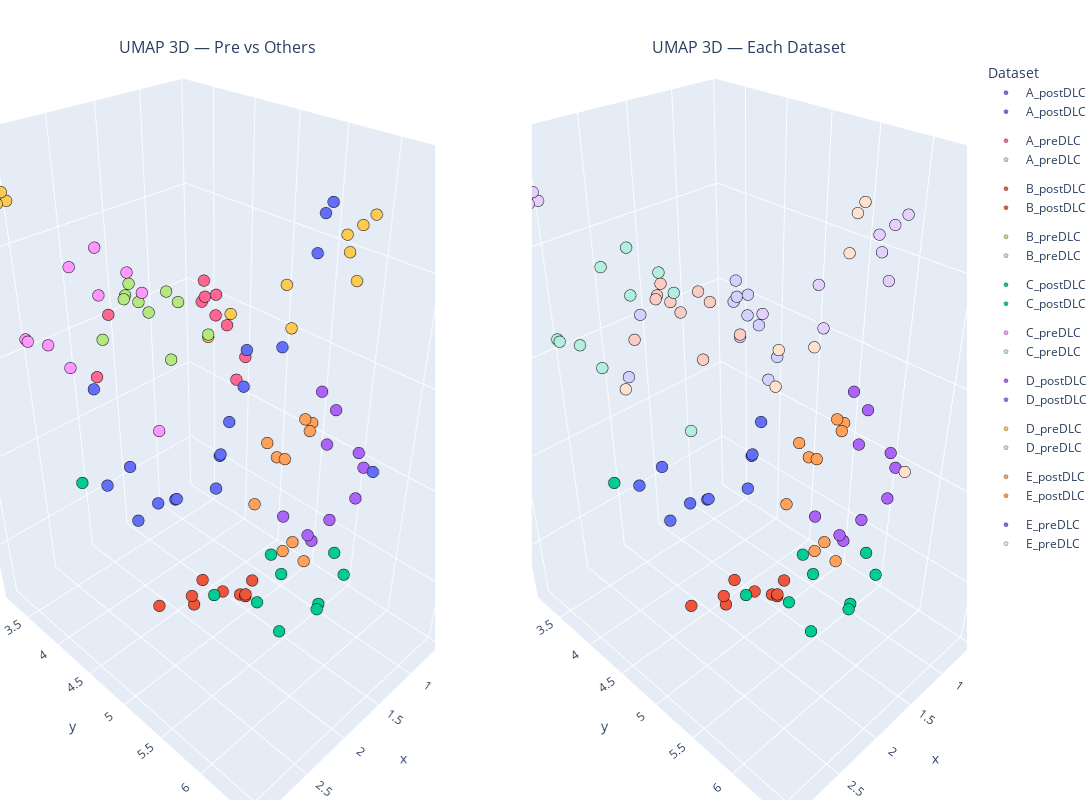

Notebook code cell kept with this figure:
### Code cell
### UMAP PLOT
import plotly.colors as pc
umap_plot_df["DatasetName"] = umap_plot_df["Dataset"].map(dataset_label_map)
umap_plot_df["MouseName"]   = umap_plot_df["Mouse"].map(mouse_label_map)

# 1. Define your base groups (e.g., B, C, E, etc.)
base_groups = []
for name in umap_plot_df["DatasetName"].unique():
    # Extract base group (e.g., "B" from "B_pre" or "B_post")
    base = name.split()[0] if " " in name else name.split("_")[0]
    if base not in base_groups:
        base_groups.append(base)

# 2. Assign a color to each base group
palette = px.colors.qualitative.Plotly
base_color_map = {base: palette[i % len(palette)] for i, base in enumerate(base_groups)}

# 3. Build a color map with lighter shade for "pre", normal for "post"
def lighten_color(hex_color, factor=0.5):
    rgb = pc.hex_to_rgb(hex_color)
    light_rgb = tuple(int(255 - (255 - c) * factor) for c in rgb)
    return pc.label_rgb(light_rgb)

color_map = {}
for name in umap_plot_df["DatasetName"].unique():
    base = name.split()[0] if " " in name else name.split("_")[0]
    base_color = base_color_map[base]
    if "pre" in name.lower():
        color_map[name] = lighten_color(base_color, 0.3)  # lighter shade
    else:
        color_map[name] = base_color  # normal shade

fixed_grey = "#7f7f7f"
color_map_left = color_map.copy()
for k in color_map_left:
    if "pre" in k.lower():
        color_map_left[k] = fixed_grey

# --- Build the two px figures using the SAME color map ---
fig_left = px.scatter_3d(
    umap_plot_df,
    x="UMAP1", y="UMAP2", z="UMAP3",
    color="DatasetName",
    hover_name="MouseName",
    hover_data={"Dataset": True, "Mouse": True},
    title="UMAP 3D — Pre vs Others",
    color_discrete_map={"Pre": fixed_grey, **{k: v for k, v in color_map.items() if "pre" not in k.lower()}}
)
fig_left.update_traces(marker=dict(size=4, line=dict(width=0.3, color='black')),
                       selector=dict(mode='markers'))

fig_right = px.scatter_3d(
    umap_plot_df,
    x="UMAP1", y="UMAP2", z="UMAP3",
    color="DatasetName",
    hover_name="MouseName",
    hover_data={"Dataset": True, "Mouse": True},
    title="UMAP 3D — Each Dataset",
    color_discrete_map=color_map
)
fig_right.update_traces(marker=dict(size=4, line=dict(width=0.3, color='black')),
                        selector=dict(mode='markers'))

# --- Put them side by side with shared legend ---
combo = make_subplots(rows=1, cols=2,
                      specs=[[{"type": "scene"}, {"type": "scene"}]],
                      subplot_titles=(fig_left.layout.title.text, fig_right.layout.title.text))

for tr in fig_left.data:
    combo.add_trace(tr, row=1, col=1)
for tr in fig_right.data:
    combo.add_trace(tr, row=1, col=2)

# Layout tweaks: one legend, equal aspect, tidy margins
combo.update_layout(
    showlegend=True,
    legend=dict(title="Dataset", orientation="v"),
    scene=dict(aspectmode="data"),
    scene2=dict(aspectmode="data"),
    margin=dict(l=0, r=0, t=60, b=0),
    height=800, width=1600
)

combo.show()
# combo.write_html("umap_plot_full_features.html")

### Figure 1 — Plotly figure (JSON) as saved in the notebook; plotly's stock layout.template omitted (floating-point values rounded to 4 significant figures)
{"data": [{"customdata": [[0, 0], [0, 10], [0, 21], [0, 32], [0, 43], [0, 45], [0, 46], [0, 47], [0, 48], [0, 49]], "hovertemplate": "<b>%{hovertext}</b><br><br>DatasetName=A_postDLC<br>UMAP1=%{x}<br>UMAP2=%{y}<br>UMAP3=%{z}<br>Dataset=%{customdata[0]}<br>Mouse=%{customdata[1]}<extra></extra>", "hovertext": ["mouse10_left", "mouse1_left", "mouse2_left", "mouse3_left", "mouse4_left", "mouse5_left", "mouse6_left", "mouse7_left", "mouse8_left", "mouse9_left"], "legendgroup": "A_postDLC", "marker": {"color": "#636EFA", "line": {"color": "black", "width": 0.3}, "size": 4, "symbol": "circle"}, "mode": "markers", "name": "A_postDLC", "scene": "scene", "showlegend": true, "type": "scatter3d", "x": [2.879, 2.848, 1.227, 2.43, 1.531, 2.154, 2.313, 1.498, 2.528, 2.141], "y": [4.697, 5.024, 4.449, 4.782, 4.636, 5.202, 4.887, 4.593, 4.556, 4.677], "z": [12.53, 12.34, 12.22, 12.13, 12.1, 12.37, 12.17, 12.04, 12.45, 11.94]}, {"customdata": [[1, 0], [1, 10], [1, 21], [1, 32], [1, 43], [1, 45], [1, 46], [1, 47], [1, 48], [1, 49]], "hovertemplate": "<b>%{hovertext}</b><br><br>DatasetName=A_preDLC<br>UMAP1=%{x}<br>UMAP2=%{y}<br>UMAP3=%{z}<br>Dataset=%{customdata[0]}<br>Mouse=%{customdata[1]}<extra></extra>", "hovertext": ["mouse10_left", "mouse1_left", "mouse2_left", "mouse3_left", "mouse4_left", "mouse5_left", "mouse6_left", "mouse7_left", "mouse8_left", "mouse9_left"], "legendgroup": "A_preDLC", "marker": {"color": "#FF6692", "line": {"color": "black", "width": 0.3}, "size": 4, "symbol": "circle"}, "mode": "markers", "name": "A_preDLC", "scene": "scene", "showlegend": true, "type": "scatter3d", "x": [0.9603, 2.466, 0.6948, 0.9117, 0.6955, 0.5592, 0.7834, 0.6614, 2.546, 0.5649], "y": [4.281, 4.342, 4.145, 3.952, 3.892, 3.604, 3.676, 3.504, 4.232, 3.438], "z": [12.5, 13.78, 12.58, 13.05, 12.83, 13.01, 13.1, 12.94, 13.2, 13.11]}, {"customdata": [[2, 1], [2, 2], [2, 3], [2, 4], [2, 5], [2, 6], [2, 7], [2, 8], [2, 9], [2, 11]], "hovertemplate": "<b>%{hovertext}</b><br><br>DatasetName=B_postDLC<br>UMAP1=%{x}<br>UMAP2=%{y}<br>UMAP3=%{z}<br>Dataset=%{customdata[0]}<br>Mouse=%{customdata[1]}<extra></extra>", "hovertext": ["mouse11_left", "mouse12_left", "mouse13_left", "mouse14_left", "mouse15_left", "mouse16_left", "mouse17_left", "mouse18_left", "mouse19_left", "mouse20_left"], "legendgroup": "B_postDLC", "marker": {"color": "#EF553B", "line": {"color": "black", "width": 0.3}, "size": 4, "symbol": "circle"}, "mode": "markers", "name": "B_postDLC", "scene": "scene", "showlegend": true, "type": "scatter3d", "x": [2.516, 2.251, 2.762, 1.667, 1.491, 2.092, 1.537, 2.319, 1.574, 1.802], "y": [4.828, 5.01, 5.664, 5.117, 4.881, 5.225, 4.996, 5.056, 5.03, 5.319], "z": [10.98, 10.94, 12.07, 10.73, 10.43, 11.15, 10.52, 11.13, 10.57, 11.15]}, {"customdata": [[3, 1], [3, 2], [3, 3], [3, 4], [3, 5], [3, 6], [3, 7], [3, 8], [3, 9], [3, 11]], "hovertemplate": "<b>%{hovertext}</b><br><br>DatasetName=B_preDLC<br>UMAP1=%{x}<br>UMAP2=%{y}<br>UMAP3=%{z}<br>Dataset=%{customdata[0]}<br>Mouse=%{customdata[1]}<extra></extra>", "hovertext": ["mouse11_left", "mouse12_left", "mouse13_left", "mouse14_left", "mouse15_left", "mouse16_left", "mouse17_left", "mouse18_left", "mouse19_left", "mouse20_left"], "legendgroup": "B_preDLC", "marker": {"color": "#B6E880", "line": {"color": "black", "width": 0.3}, "size": 4, "symbol": "circle"}, "mode": "markers", "name": "B_preDLC", "scene": "scene", "showlegend": true, "type": "scatter3d", "x": [1.875, 1.859, 1.833, 1.709, 2.151, 1.857, 2.129, 1.742, 2.175, 1.523], "y": [4.354, 3.777, 4.446, 4.198, 5.12, 4.1, 3.789, 3.653, 4.251, 3.565], "z": [13.77, 13.49, 13.7, 13.0, 13.79, 13.48, 13.2, 13.44, 13.91, 13.27]}, {"customdata": [[4, 12], [4, 13], [4, 14], [4, 15], [4, 16], [4, 17], [4, 18], [4, 19], [4, 20], [4, 22]], "hovertemplate": "<b>%{hovertext}</b><br><br>DatasetName=C_postDLC<br>UMAP1=%{x}<br>UMAP2=%{y}<br>UMAP3=%{z}<br>Dataset=%{customdata[0]}<br>Mouse=%{customdata[1]}<extra></extra>", "hovertext": ["mouse21_left", "mouse22_left", "mouse23_left", "mouse24_left", "mouse25_left", "mouse26_left", "mouse27_left", "mouse28_left", "mouse29_left", "mouse30_left"], "legendgroup": "C_postDLC", "marker": {"color": "#00CC96", "line": {"color": "black", "width": 0.3}, "size": 4, "symbol": "circle"}, "mode": "markers", "name": "C_postDLC", "scene": "scene", "showlegend": true, "type": "scatter3d", "x": [2.084, 2.406, 1.949, 2.24, 2.054, 2.297, 2.153, 2.544, 1.955, 3.053], "y": [6.278, 5.921, 6.408, 6.018, 6.371, 6.077, 5.829, 5.571, 6.196, 4.606], "z": [11.7, 11.75, 12.08, 12.02, 12.36, 11.45, 12.05, 11.68, 11.61, 12.6]}, {"customdata": [[5, 12], [5, 13], [5, 14], [5, 15], [5, 16], [5, 17], [5, 18], [5, 19], [5, 20], [5, 22]], "hovertemplate": "<b>%{hovertext}</b><br><br>DatasetName=C_preDLC<br>UMAP1=%{x}<br>UMAP2=%{y}<br>UMAP3=%{z}<br>Dataset=%{customdata[0]}<br>Mouse=%{customdata[1]}<extra></extra>", "hovertext": ["mouse21_left", "mouse22_left", "mouse23_left", "mouse24_left", "mouse25_left", "mouse26_left", "mouse27_left", "mouse28_left", "mouse29_left", "mouse30_left"], "legendgroup": "C_preDLC", "marker": {"color": "#FF97FF", "line": {"color": "black", "width": 0.3}, "size": 4, "symbol": "circle"}, "mode": "markers", "name": "C_preDLC", "scene": "scene", "showlegend": true, "type": "scatter3d", "x": [2.903, 2.555, 2.805, 2.72, 2.857, 2.329, 2.83, 2.547, 2.677, 2.925], "y": [4.129, 4.709, 4.25, 4.577, 3.738, 4.72, 4.405, 4.857, 4.519, 3.88], "z": [13.6, 14.29, 13.41, 14.12, 13.48, 12.8, 14.32, 14.18, 14.45, 13.54]}, {"customdata": [[6, 23], [6, 24], [6, 25], [6, 26], [6, 27], [6, 28], [6, 29], [6, 30], [6, 31], [6, 33]], "hovertemplate": "<b>%{hovertext}</b><br><br>DatasetName=D_postDLC<br>UMAP1=%{x}<br>UMAP2=%{y}<br>UMAP3=%{z}<br>Dataset=%{customdata[0]}<br>Mouse=%{customdata[1]}<extra></extra>", "hovertext": ["mouse31_left", "mouse32_left", "mouse33_left", "mouse34_left", "mouse35_left", "mouse36_left", "mouse37_left", "mouse38_left", "mouse39_left", "mouse40_left"], "legendgroup": "D_postDLC", "marker": {"color": "#AB63FA", "line": {"color": "black", "width": 0.3}, "size": 4, "symbol": "circle"}, "mode": "markers", "name": "D_postDLC", "scene": "scene", "showlegend": true, "type": "scatter3d", "x": [1.293, 0.9788, 1.358, 1.255, 1.277, 1.164, 1.245, 1.535, 0.9154, 1.04], "y": [5.56, 5.769, 5.576, 5.689, 5.742, 5.559, 5.539, 5.424, 5.792, 5.828], "z": [13.1, 12.42, 11.59, 12.96, 11.82, 12.5, 11.42, 11.83, 12.24, 11.98]}, {"customdata": [[7, 23], [7, 24], [7, 25], [7, 26], [7, 27], [7, 28], [7, 29], [7, 30], [7, 31], [7, 33], [7, 35], [7, 44]], "hovertemplate": "<b>%{hovertext}</b><br><br>DatasetName=D_preDLC<br>UMAP1=%{x}<br>UMAP2=%{y}<br>UMAP3=%{z}<br>Dataset=%{customdata[0]}<br>Mouse=%{customdata[1]}<extra></extra>", "hovertext": ["mouse31_left", "mouse32_left", "mouse33_left", "mouse34_left", "mouse35_left", "mouse36_left", "mouse37_left", "mouse38_left", "mouse39_left", "mouse40_left", "mouse42_left", "mouse50_left"], "legendgroup": "D_preDLC", "marker": {"color": "#FECB52", "line": {"color": "black", "width": 0.3}, "size": 4, "symbol": "circle"}, "mode": "markers", "name": "D_preDLC", "scene": "scene", "showlegend": true, "type": "scatter3d", "x": [2.573, 1.569, 0.9474, 2.566, 1.072, 1.674, 0.827, 0.7728, 0.99, 2.636, 1.437, 1.687], "y": [3.215, 4.522, 5.422, 3.264, 5.551, 5.519, 5.474, 5.548, 5.58, 3.233, 5.253, 4.9], "z": [14.49, 13.3, 14.3, 14.43, 14.24, 13.81, 14.36, 14.45, 13.98, 14.41, 13.99, 13.7]}, {"customdata": [[8, 34], [8, 35], [8, 36], [8, 37], [8, 38], [8, 39], [8, 40], [8, 41], [8, 42], [8, 44]], "hovertemplate": "<b>%{hovertext}</b><br><br>DatasetName=E_postDLC<br>UMAP1=%{x}<br>UMAP2=%{y}<br>UMAP3=%{z}<br>Dataset=%{customdata[0]}<br>Mouse=%{customdata[1]}<extra></extra>", "hovertext": ["mouse41_left", "mouse42_left", "mouse43_left", "mouse44_left", "mouse45_left", "mouse46_left", "mouse47_left", "mouse48_left", "mouse49_left", "mouse50_left"], "legendgroup": "E_postDLC", "marker": {"color": "#FFA15A", "line": {"color": "black", "width": 0.3}, "size": 4, "symbol": "circle"}, "mode": "markers", "name": "E_postDLC", "scene": "scene", "showlegend": true, "type": "scatter3d", "x": [2.083, 2.378, 2.705, 2.237, 2.642, 2.066, 1.913, 2.623, 1.956, 2.636], "y": [5.783, 6.106, 6.402, 6.197, 6.074, 6.016, 5.533, 6.416, 5.995, 6.535], "z": [12.97, 13.28, 12.83, 13.49, 13.01, 13.42, 12.88, 12.86, 13.33, 12.77]}, {"customdata": [[9, 34], [9, 36], [9, 37], [9, 38], [9, 39], [9, 40], [9, 41], [9, 42]], "hovertemplate": "<b>%{hovertext}</b><br><br>DatasetName=E_preDLC<br>UMAP1=%{x}<br>UMAP2=%{y}<br>UMAP3=%{z}<br>Dataset=%{customdata[0]}<br>Mouse=%{customdata[1]}<extra></extra>", "hovertext": ["mouse41_left", "mouse43_left", "mouse44_left", "mouse45_left", "mouse46_left", "mouse47_left", "mouse48_left", "mouse49_left"], "legendgroup": "E_preDLC", "marker": {"color": "#636efa", "line": {"color": "black", "width": 0.3}, "size": 4, "symbol": "circle"}, "mode": "markers", "name": "E_preDLC", "scene": "scene", "showlegend": true, "type": "scatter3d", "x": [1.59, 1.828, 1.879, 1.669, 2.578, 1.052, 2.135, 1.449], "y": [5.754, 5.836, 5.26, 5.758, 4.217, 4.463, 5.83, 6.233], "z": [14.83, 14.56, 13.6, 14.77, 13.09, 12.54, 13.96, 12.73]}, {"customdata": [[0, 0], [0, 10], [0, 21], [0, 32], [0, 43], [0, 45], [0, 46], [0, 47], [0, 48], [0, 49]], "hovertemplate": "<b>%{hovertext}</b><br><br>DatasetName=A_postDLC<br>UMAP1=%{x}<br>UMAP2=%{y}<br>UMAP3=%{z}<br>Dataset=%{customdata[0]}<br>Mouse=%{customdata[1]}<extra></extra>", "hovertext": ["mouse10_left", "mouse1_left", "mouse2_left", "mouse3_left", "mouse4_left", "mouse5_left", "mouse6_left", "mouse7_left", "mouse8_left", "mouse9_left"], "legendgroup": "A_postDLC", "marker": {"color": "#636EFA", "line": {"color": "black", "width": 0.3}, "size": 4, "symbol": "circle"}, "mode": "markers", "name": "A_postDLC", "scene": "scene2", "showlegend": true, "type": "scatter3d", "x": [2.879, 2.848, 1.227, 2.43, 1.531, 2.154, 2.313, 1.498, 2.528, 2.141], "y": [4.697, 5.024, 4.449, 4.782, 4.636, 5.202, 4.887, 4.593, 4.556, 4.677], "z": [12.53, 12.34, 12.22, 12.13, 12.1, 12.37, 12.17, 12.04, 12.45, 11.94]}, {"customdata": [[1, 0], [1, 10], [1, 21], [1, 32], [1, 43], [1, 45], [1, 46], [1, 47], [1, 48], [1, 49]], "hovertemplate": "<b>%{hovertext}</b><br><br>DatasetName=A_preDLC<br>UMAP1=%{x}<br>UMAP2=%{y}<br>UMAP3=%{z}<br>Dataset=%{customdata[0]}<br>Mouse=%{customdata[1]}<extra></extra>", "hovertext": ["mouse10_left", "mouse1_left", "mouse2_left", "mouse3_left", "mouse4_left", "mouse5_left", "mouse6_left", "mouse7_left", "mouse8_left", "mouse9_left"], "legendgroup": "A_preDLC", "marker": {"color": "rgb(208, 211, 253)", "line": {"color": "black", "width": 0.3}, "size": 4, "symbol": "circle"}, "mode": "markers", "name": "A_preDLC", "scene": "scene2", "showlegend": true, "type": "scatter3d", "x": [0.9603, 2.466, 0.6948, 0.9117, 0.6955, 0.5592, 0.7834, 0.6614, 2.546, 0.5649], "y": [4.281, 4.342, 4.145, 3.952, 3.892, 3.604, 3.676, 3.504, 4.232, 3.438], "z": [12.5, 13.78, 12.58, 13.05, 12.83, 13.01, 13.1, 12.94, 13.2, 13.11]}, {"customdata": [[2, 1], [2, 2], [2, 3], [2, 4], [2, 5], [2, 6], [2, 7], [2, 8], [2, 9], [2, 11]], "hovertemplate": "<b>%{hovertext}</b><br><br>DatasetName=B_postDLC<br>UMAP1=%{x}<br>UMAP2=%{y}<br>UMAP3=%{z}<br>Dataset=%{customdata[0]}<br>Mouse=%{customdata[1]}<extra></extra>", "hovertext": ["mouse11_left", "mouse12_left", "mouse13_left", "mouse14_left", "mouse15_left", "mouse16_left", "mouse17_left", "mouse18_left", "mouse19_left", "mouse20_left"], "legendgroup": "B_postDLC", "marker": {"color": "#EF553B", "line": {"color": "black", "width": 0.3}, "size": 4, "symbol": "circle"}, "mode": "markers", "name": "B_postDLC", "scene": "scene2", "showlegend": true, "type": "scatter3d", "x": [2.516, 2.251, 2.762, 1.667, 1.491, 2.092, 1.537, 2.319, 1.574, 1.802], "y": [4.828, 5.01, 5.664, 5.117, 4.881, 5.225, 4.996, 5.056, 5.03, 5.319], "z": [10.98, 10.94, 12.07, 10.73, 10.43, 11.15, 10.52, 11.13, 10.57, 11.15]}, {"customdata": [[3, 1], [3, 2], [3, 3], [3, 4], [3, 5], [3, 6], [3, 7], [3, 8], [3, 9], [3, 11]], "hovertemplate": "<b>%{hovertext}</b><br><br>DatasetName=B_preDLC<br>UMAP1=%{x}<br>UMAP2=%{y}<br>UMAP3=%{z}<br>Dataset=%{customdata[0]}<br>Mouse=%{customdata[1]}<extra></extra>", "hovertext": ["mouse11_left", "mouse12_left", "mouse13_left", "mouse14_left", "mouse15_left", "mouse16_left", "mouse17_left", "mouse18_left", "mouse19_left", "mouse20_left"], "legendgroup": "B_preDLC", "marker": {"color": "rgb(250, 204, 196)", "line": {"color": "black", "width": 0.3}, "size": 4, "symbol": "circle"}, "mode": "markers", "name": "B_preDLC", "scene": "scene2", "showlegend": true, "type": "scatter3d", "x": [1.875, 1.859, 1.833, 1.709, 2.151, 1.857, 2.129, 1.742, 2.175, 1.523], "y": [4.354, 3.777, 4.446, 4.198, 5.12, 4.1, 3.789, 3.653, 4.251, 3.565], "z": [13.77, 13.49, 13.7, 13.0, 13.79, 13.48, 13.2, 13.44, 13.91, 13.27]}, {"customdata": [[4, 12], [4, 13], [4, 14], [4, 15], [4, 16], [4, 17], [4, 18], [4, 19], [4, 20], [4, 22]], "hovertemplate": "<b>%{hovertext}</b><br><br>DatasetName=C_postDLC<br>UMAP1=%{x}<br>UMAP2=%{y}<br>UMAP3=%{z}<br>Dataset=%{customdata[0]}<br>Mouse=%{customdata[1]}<extra></extra>", "hovertext": ["mouse21_left", "mouse22_left", "mouse23_left", "mouse24_left", "mouse25_left", "mouse26_left", "mouse27_left", "mouse28_left", "mouse29_left", "mouse30_left"], "legendgroup": "C_postDLC", "marker": {"color": "#00CC96", "line": {"color": "black", "width": 0.3}, "size": 4, "symbol": "circle"}, "mode": "markers", "name": "C_postDLC", "scene": "scene2", "showlegend": true, "type": "scatter3d", "x": [2.084, 2.406, 1.949, 2.24, 2.054, 2.297, 2.153, 2.544, 1.955, 3.053], "y": [6.278, 5.921, 6.408, 6.018, 6.371, 6.077, 5.829, 5.571, 6.196, 4.606], "z": [11.7, 11.75, 12.08, 12.02, 12.36, 11.45, 12.05, 11.68, 11.61, 12.6]}, {"customdata": [[5, 12], [5, 13], [5, 14], [5, 15], [5, 16], [5, 17], [5, 18], [5, 19], [5, 20], [5, 22]], "hovertemplate": "<b>%{hovertext}</b><br><br>DatasetName=C_preDLC<br>UMAP1=%{x}<br>UMAP2=%{y}<br>UMAP3=%{z}<br>Dataset=%{customdata[0]}<br>Mouse=%{customdata[1]}<extra></extra>", "hovertext": ["mouse21_left", "mouse22_left", "mouse23_left", "mouse24_left", "mouse25_left", "mouse26_left", "mouse27_left", "mouse28_left", "mouse29_left", "mouse30_left"], "legendgroup": "C_preDLC", "marker": {"color": "rgb(178, 239, 223)", "line": {"color": "black", "width": 0.3}, "size": 4, "symbol": "circle"}, "mode": "markers", "name": "C_preDLC", "scene": "scene2", "showlegend": true, "type": "scatter3d", "x": [2.903, 2.555, 2.805, 2.72, 2.857, 2.329, 2.83, 2.547, 2.677, 2.925], "y": [4.129, 4.709, 4.25, 4.577, 3.738, 4.72, 4.405, 4.857, 4.519, 3.88], "z": [13.6, 14.29, 13.41, 14.12, 13.48, 12.8, 14.32, 14.18, 14.45, 13.54]}, {"customdata": [[6, 23], [6, 24], [6, 25], [6, 26], [6, 27], [6, 28], [6, 29], [6, 30], [6, 31], [6, 33]], "hovertemplate": "<b>%{hovertext}</b><br><br>DatasetName=D_postDLC<br>UMAP1=%{x}<br>UMAP2=%{y}<br>UMAP3=%{z}<br>Dataset=%{customdata[0]}<br>Mouse=%{customdata[1]}<extra></extra>", "hovertext": ["mouse31_left", "mouse32_left", "mouse33_left", "mouse34_left", "mouse35_left", "mouse36_left", "mouse37_left", "mouse38_left", "mouse39_left", "mouse40_left"], "legendgroup": "D_postDLC", "marker": {"color": "#AB63FA", "line": {"color": "black", "width": 0.3}, "size": 4, "symbol": "circle"}, "mode": "markers", "name": "D_postDLC", "scene": "scene2", "showlegend": true, "type": "scatter3d", "x": [1.293, 0.9788, 1.358, 1.255, 1.277, 1.164, 1.245, 1.535, 0.9154, 1.04], "y": [5.56, 5.769, 5.576, 5.689, 5.742, 5.559, 5.539, 5.424, 5.792, 5.828], "z": [13.1, 12.42, 11.59, 12.96, 11.82, 12.5, 11.42, 11.83, 12.24, 11.98]}, {"customdata": [[7, 23], [7, 24], [7, 25], [7, 26], [7, 27], [7, 28], [7, 29], [7, 30], [7, 31], [7, 33], [7, 35], [7, 44]], "hovertemplate": "<b>%{hovertext}</b><br><br>DatasetName=D_preDLC<br>UMAP1=%{x}<br>UMAP2=%{y}<br>UMAP3=%{z}<br>Dataset=%{customdata[0]}<br>Mouse=%{customdata[1]}<extra></extra>", "hovertext": ["mouse31_left", "mouse32_left", "mouse33_left", "mouse34_left", "mouse35_left", "mouse36_left", "mouse37_left", "mouse38_left", "mouse39_left", "mouse40_left", "mouse42_left", "mouse50_left"], "legendgroup": "D_preDLC", "marker": {"color": "rgb(229, 208, 253)", "line": {"color": "black", "width": 0.3}, "size": 4, "symbol": "circle"}, "mode": "markers", "name": "D_preDLC", "scene": "scene2", "showlegend": true, "type": "scatter3d", "x": [2.573, 1.569, 0.9474, 2.566, 1.072, 1.674, 0.827, 0.7728, 0.99, 2.636, 1.437, 1.687], "y": [3.215, 4.522, 5.422, 3.264, 5.551, 5.519, 5.474, 5.548, 5.58, 3.233, 5.253, 4.9], "z": [14.49, 13.3, 14.3, 14.43, 14.24, 13.81, 14.36, 14.45, 13.98, 14.41, 13.99, 13.7]}, {"customdata": [[8, 34], [8, 35], [8, 36], [8, 37], [8, 38], [8, 39], [8, 40], [8, 41], [8, 42], [8, 44]], "hovertemplate": "<b>%{hovertext}</b><br><br>DatasetName=E_postDLC<br>UMAP1=%{x}<br>UMAP2=%{y}<br>UMAP3=%{z}<br>Dataset=%{customdata[0]}<br>Mouse=%{customdata[1]}<extra></extra>", "hovertext": ["mouse41_left", "mouse42_left", "mouse43_left", "mouse44_left", "mouse45_left", "mouse46_left", "mouse47_left", "mouse48_left", "mouse49_left", "mouse50_left"], "legendgroup": "E_postDLC", "marker": {"color": "#FFA15A", "line": {"color": "black", "width": 0.3}, "size": 4, "symbol": "circle"}, "mode": "markers", "name": "E_postDLC", "scene": "scene2", "showlegend": true, "type": "scatter3d", "x": [2.083, 2.378, 2.705, 2.237, 2.642, 2.066, 1.913, 2.623, 1.956, 2.636], "y": [5.783, 6.106, 6.402, 6.197, 6.074, 6.016, 5.533, 6.416, 5.995, 6.535], "z": [12.97, 13.28, 12.83, 13.49, 13.01, 13.42, 12.88, 12.86, 13.33, 12.77]}, {"customdata": [[9, 34], [9, 36], [9, 37], [9, 38], [9, 39], [9, 40], [9, 41], [9, 42]], "hovertemplate": "<b>%{hovertext}</b><br><br>DatasetName=E_preDLC<br>UMAP1=%{x}<br>UMAP2=%{y}<br>UMAP3=%{z}<br>Dataset=%{customdata[0]}<br>Mouse=%{customdata[1]}<extra></extra>", "hovertext": ["mouse41_left", "mouse43_left", "mouse44_left", "mouse45_left", "mouse46_left", "mouse47_left", "mouse48_left", "mouse49_left"], "legendgroup": "E_preDLC", "marker": {"color": "rgb(255, 226, 205)", "line": {"color": "black", "width": 0.3}, "size": 4, "symbol": "circle"}, "mode": "markers", "name": "E_preDLC", "scene": "scene2", "showlegend": true, "type": "scatter3d", "x": [1.59, 1.828, 1.879, 1.669, 2.578, 1.052, 2.135, 1.449], "y": [5.754, 5.836, 5.26, 5.758, 4.217, 4.463, 5.83, 6.233], "z": [14.83, 14.56, 13.6, 14.77, 13.09, 12.54, 13.96, 12.73]}], "layout": {"annotations": [{"font": {"size": 16}, "showarrow": false, "text": "UMAP 3D — Pre vs Others", "x": 0.225, "xanchor": "center", "xref": "paper", "y": 1, "yanchor": "bottom", "yref": "paper"}, {"font": {"size": 16}, "showarrow": false, "text": "UMAP 3D — Each Dataset", "x": 0.775, "xanchor": "center", "xref": "paper", "y": 1, "yanchor": "bottom", "yref": "paper"}], "height": 800, "legend": {"orientation": "v", "title": {"text": "Dataset"}}, "margin": {"b": 0, "l": 0, "r": 0, "t": 60}, "scene": {"aspectmode": "data", "domain": {"x": [0, 0.45], "y": [0, 1]}}, "scene2": {"aspectmode": "data", "domain": {"x": [0.55, 1], "y": [0, 1]}}, "showlegend": true, "width": 1600}}
